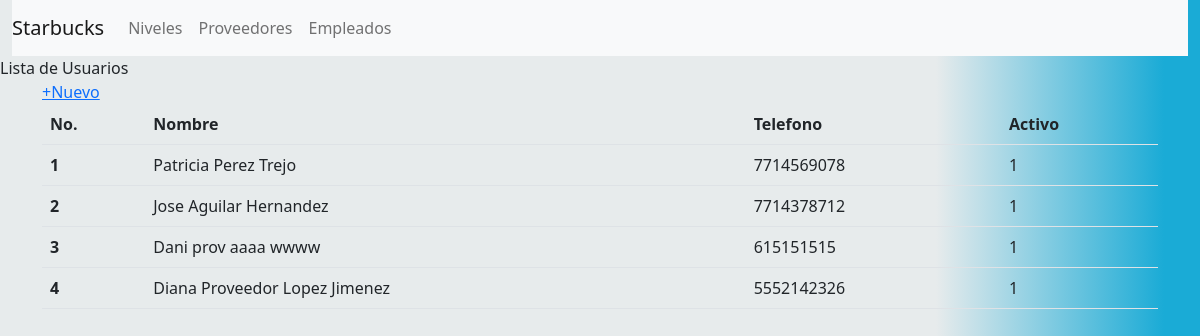
The page /index.php/proveedores on the database its author committed.
### tables this page shows
CREATE TABLE `proveedor` (
  `idProveedor` int(2) NOT NULL,
  `nombre` varchar(60) DEFAULT NULL,
  `aPaterno` varchar(50) DEFAULT NULL,
  `aMaterno` varchar(50) DEFAULT NULL,
  `Telefono` varchar(10) DEFAULT NULL,
  `activo` tinyint(1) DEFAULT NULL
);

### application/controllers/Proveedores.php (called while the page is built, shortened)
<?php
class Proveedores extends CI_Controller {
    public function index()
    {
        $this-> load-> model('Prov_Model');
        $datos['datosProveedor']= $this -> Prov_Model-> listaProveedores();
        $this -> load -> view ('plantillas/header');
        $this -> load -> view ('vistasProveedores/proveedores', $datos);
        $this -> load -> view ('plantillas/footer');
    }
}

### index.php (called while the page is built, shortened)
<?php
require_once BASEPATH.'core/CodeIgniter.php';

### application/models/Prov_Model.php (called while the page is built, shortened)
<?php
class Prov_Model extends CI_Model{
    public function listaProveedores(){
        $query= $this -> db-> get('proveedor');
        return $query-> result();
    }
}

### application/views/vistasProveedores/proveedores.php (the view, shortened to what this page needs)
    Lista de Usuarios
   <div class="container">
     <a href = <?php echo base_url("Proveedores/nuevo");
     ?> >
        +Nuevo
    </a>
    <table class="table">
  <thead>
    <tr>
      <th scope="col">No.</th>
      <th scope="col">Nombre</th>
      <th scope="col">Telefono</th>
      <th scope="col">Activo</th>
    </tr>
  </thead>
  <tbody>
  <?php
        foreach($datosProveedor as $dP):
    ?>
    <tr>
      <th scope="row">
          <?php echo $dP->idProveedor;?>
      </th>
      <td>
        <?php echo $dP->nombre . " ";
            echo $dP->aPaterno. " ";
            echo $dP->aMaterno;
        ?>
      </td>
      <td>  <?php echo $dP->Telefono;?></td>
      <td> <?php echo $dP->activo;?></td>
    </tr>
    <?php
        endforeach;
    ?>
  </tbody>
</table>
</div>

### assets/css/estilos.css (style rules this page uses)
html { height: 100%; }
body { height: 100%; background: linear-gradient(90deg, rgba(231,235,236,1) 78%, rgba(26,171,214,1) 97%); }

### rows shown on the page
proveedor: idProveedor "1", nombre "Patricia", aPaterno "Perez", aMaterno "Trejo", Telefono "7714569078", activo "1"
proveedor: idProveedor "2", nombre "Jose", aPaterno "Aguilar", aMaterno "Hernandez", Telefono "7714378712", activo "1"
proveedor: idProveedor "3", nombre "Dani prov", aPaterno "aaaa", aMaterno "wwww", Telefono "615151515", activo "1"
proveedor: idProveedor "4", nombre "Diana Proveedor", aPaterno "Lopez", aMaterno "Jimenez", Telefono "5552142326", activo "1"
